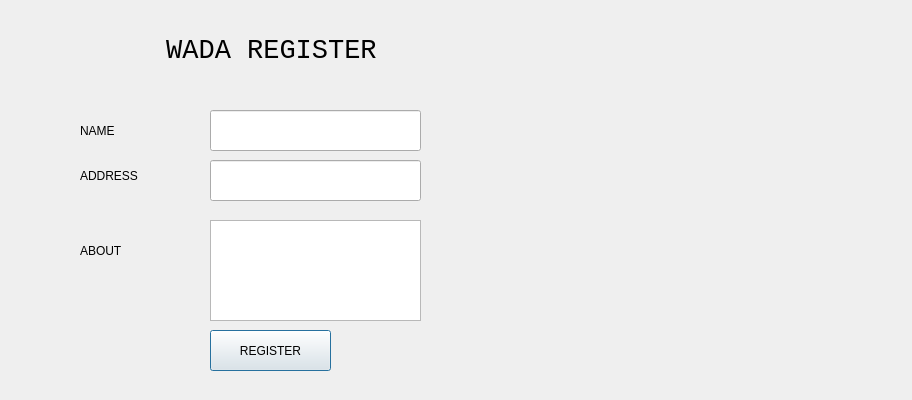
<?xml version="1.0" encoding="UTF-8"?>
<ui version="4.0">
 <class>Dialog</class>
 <widget class="QDialog" name="Dialog">
  <property name="geometry">
   <rect>
    <x>0</x>
    <y>0</y>
    <width>912</width>
    <height>400</height>
   </rect>
  </property>
  <property name="windowTitle">
   <string>REGISTER</string>
  </property>
  <widget class="QLineEdit" name="wada_address">
   <property name="geometry">
    <rect>
     <x>210</x>
     <y>160</y>
     <width>211</width>
     <height>41</height>
    </rect>
   </property>
  </widget>
  <widget class="QPushButton" name="pushButton">
   <property name="geometry">
    <rect>
     <x>210</x>
     <y>330</y>
     <width>121</width>
     <height>41</height>
    </rect>
   </property>
   <property name="text">
    <string>REGISTER</string>
   </property>
  </widget>
  <widget class="QLineEdit" name="wada_name">
   <property name="geometry">
    <rect>
     <x>210</x>
     <y>110</y>
     <width>211</width>
     <height>41</height>
    </rect>
   </property>
  </widget>
  <widget class="QTextEdit" name="wada_info">
   <property name="geometry">
    <rect>
     <x>210</x>
     <y>220</y>
     <width>211</width>
     <height>101</height>
    </rect>
   </property>
  </widget>
  <widget class="QLabel" name="label">
   <property name="geometry">
    <rect>
     <x>80</x>
     <y>120</y>
     <width>101</width>
     <height>21</height>
    </rect>
   </property>
   <property name="text">
    <string>NAME</string>
   </property>
  </widget>
  <widget class="QLabel" name="label_2">
   <property name="geometry">
    <rect>
     <x>80</x>
     <y>160</y>
     <width>81</width>
     <height>31</height>
    </rect>
   </property>
   <property name="text">
    <string>ADDRESS</string>
   </property>
  </widget>
  <widget class="QLabel" name="label_3">
   <property name="geometry">
    <rect>
     <x>80</x>
     <y>230</y>
     <width>81</width>
     <height>41</height>
    </rect>
   </property>
   <property name="text">
    <string>ABOUT</string>
   </property>
  </widget>
  <widget class="QLabel" name="label_4">
   <property name="geometry">
    <rect>
     <x>150</x>
     <y>20</y>
     <width>361</width>
     <height>61</height>
    </rect>
   </property>
   <property name="font">
    <font>
     <family>Consolas</family>
     <pointsize>20</pointsize>
    </font>
   </property>
   <property name="text">
    <string> WADA REGISTER</string>
   </property>
  </widget>
 </widget>
 <resources/>
 <connections/>
</ui>
